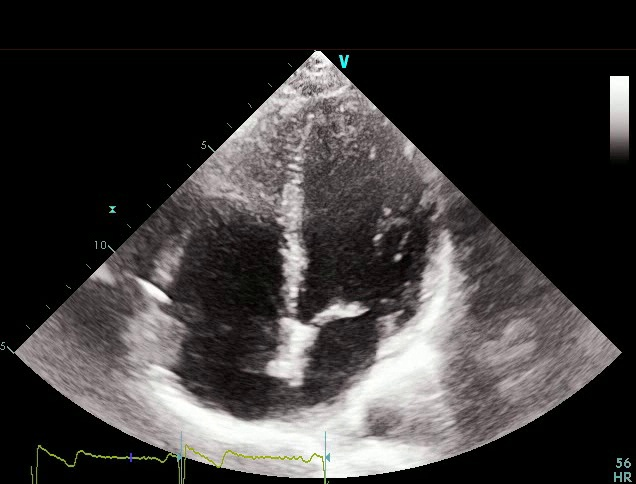
#> input picture base images/test_screenshot_2018.jpg, 636 x 484 px
$ python detect.py
#> lines starting #> are read from the running program, lines starting #| are printed output that depends on the picture; after the words box and inside, x2 and y2 are one past the last pixel; in counts of white or black regions, pixels touching at a corner belong together
#> in main, img2018 is the input picture: shape (484, 636, 3); mean B, G, R 56, 56.3, 59.1
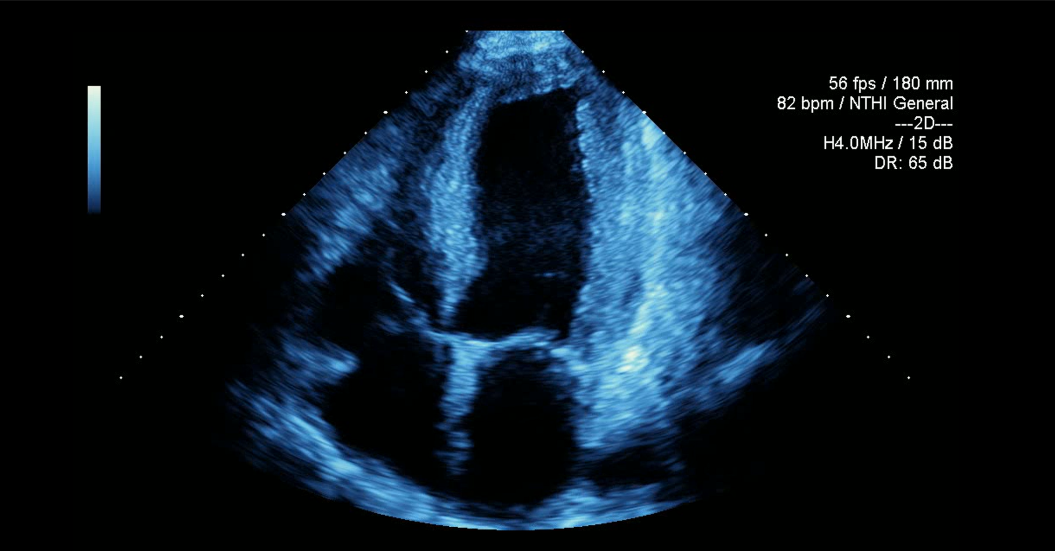
#> input picture base images/test_screenshot_2019.png, 2109 x 1101 px (shown at 1/2 size)
#> in main, img2019 is the input picture: shape (1101, 2109, 3); mean B, G, R 31.9, 22.2, 10.9
import cv2
import numpy as np


# [68 lines left out: functions filter_contour_by_angle, approx_contour, convex_hull, hough_line_detection, hough_circle_detection, not called in this run]

def is_contour_closed(contour):
    """ Check if the contour is closed by checking if the start is the same as the end."""
    return np.array_equal(contour[0], contour[-1])

def detect(img):
    # read the image
    gray = cv2.cvtColor(img, cv2.COLOR_BGR2GRAY)

    # 1. Gaussian blur
    blurred = cv2.GaussianBlur(gray, (5, 5), 0)

    # 2. Canny edge detection
    edges = cv2.Canny(blurred, 100, 120)
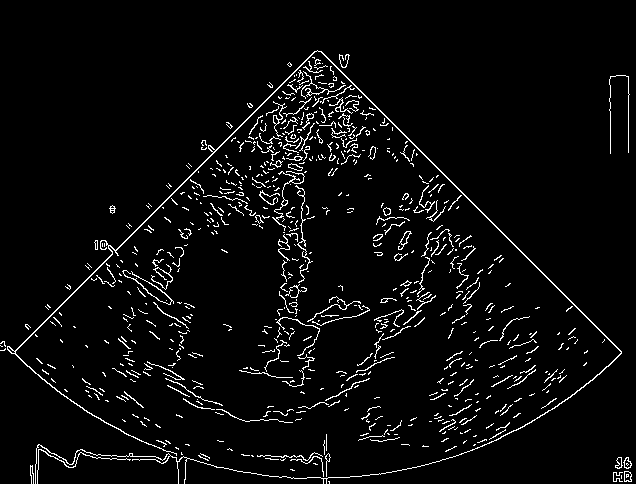
#> edges: shape (484, 636); 4.3% white in thin lines or dots, all inside (x1, y1, x2, y2) = (0, 50, 632, 484)

    # 3. dilate the edges
    kernel = np.ones((2, 2), np.uint8)
    dilated = cv2.dilate(edges, kernel, iterations=1)
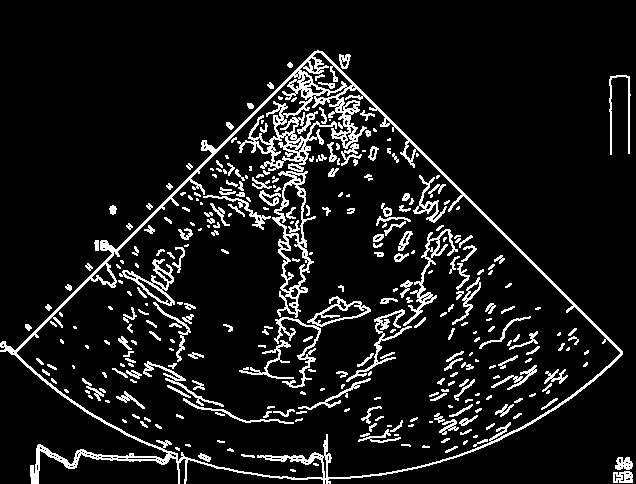
#> dilated: shape (484, 636); 9.4% white in thin lines or dots, all inside (x1, y1, x2, y2) = (0, 50, 633, 484)

    # for canny edge detected, use findContours to find the contours
    contours_normal, _ = cv2.findContours(edges, cv2.RETR_EXTERNAL, cv2.CHAIN_APPROX_SIMPLE)
#> contours_normal = 691 contours, 660 with area under 20; largest, box (x1, y1, x2, y2) and area: (7, 50, 622, 484) 914, (398, 231, 412, 250) 70, (624, 471, 632, 482) 63, (272, 171, 305, 231) 62, (623, 457, 632, 469) 56
    if contours_normal:
        # find the biggest contour
        c_normal = max(contours_normal, key=cv2.contourArea)
#> c_normal = contour of 931 points, box (x1, y1, x2, y2) (7, 50, 622, 484), area 914
    else:
        return

    contours_dilated, _ = cv2.findContours(dilated, cv2.RETR_EXTERNAL, cv2.CHAIN_APPROX_SIMPLE)
#> contours_dilated = 19 contours, 1 with area under 20; largest, box (x1, y1, x2, y2) and area: (0, 50, 623, 484) 147919, (613, 471, 633, 483) 184, (609, 75, 631, 155) 183, (615, 457, 633, 470) 150, (339, 54, 351, 69) 109
    if contours_dilated:
        # find the biggest contour
        c_dilated = max(contours_dilated, key=cv2.contourArea)
#> c_dilated = contour of 572 points, box (x1, y1, x2, y2) (0, 50, 623, 484), area 147919
    else:
        return

    # check if the contours are closed
    is_closed_normal = is_contour_closed(c_normal)
#> is_closed_normal = False
    is_closed_dilated = is_contour_closed(c_dilated)
#> is_closed_dilated = False
    print(f'Normal Contour is closed: {is_closed_normal}')
#| Normal Contour is closed: False
    print(f'Dilated Contour is closed: {is_closed_dilated}')
#| Dilated Contour is closed: False

    # generate a mask for the biggest contour
    mask = np.zeros_like(gray)
    mask2 = np.zeros_like(gray)
    cv2.fillPoly(mask, [c_normal], 255)
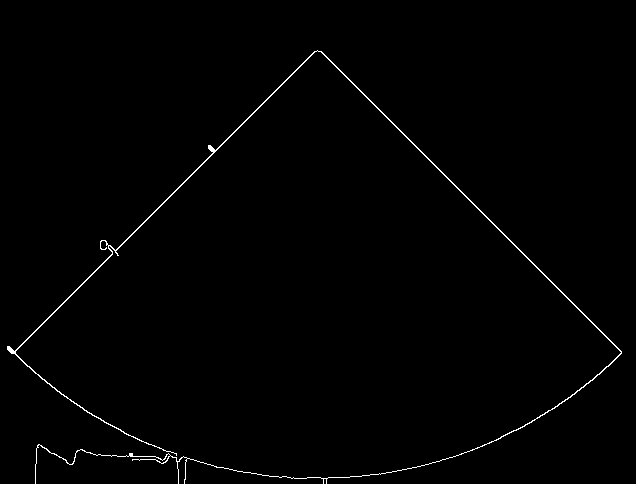
#> mask: shape (484, 636); 0.8% white in thin lines or dots, all inside (x1, y1, x2, y2) = (7, 50, 622, 484)
    cv2.fillPoly(mask2, [c_dilated], 255)
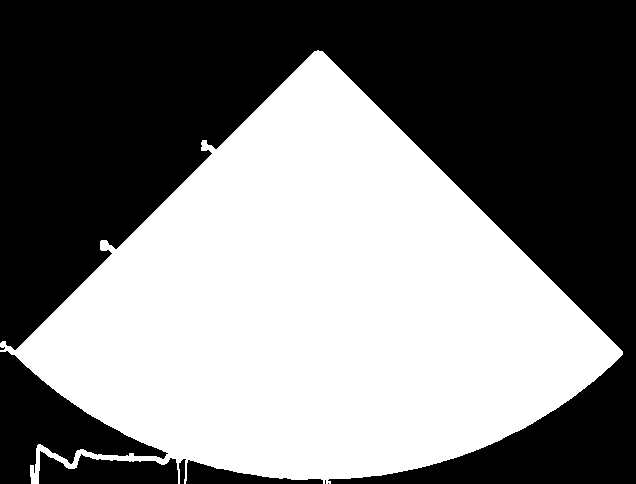
#> mask2: shape (484, 636); 48.3% white; 1 white region, box (x1, y1, x2, y2) and area: (0, 50, 623, 484) 148832
    cv2.imshow('Normal Contour', mask)
    cv2.imshow('Dilated Contour', mask2)

    # # 3. Hough line and circle detection
    # hough_line_detection(img)
    # hough_circle_detection(img)


    # show the edges detected
    cv2.imshow('Edges', edges)

    # # save the images
    # cv2.imwrite(f'./imgs/edges.jpg', edges)
    # cv2.imwrite(f'./imgs/detected.jpg', img)
    cv2.imwrite(f'./imgs/contour_normal.jpg', mask)
    cv2.imwrite(f'./imgs/contour_dilated.jpg', mask2)
    cv2.waitKey(0)
    cv2.destroyAllWindows()


def main():
    img2018 = cv2.imread('../../base images/test_screenshot_2018.jpg')
    img2019 = cv2.imread('../../base images/test_screenshot_2019.png')

    detect(img2018)
    # detect(img2019)

if __name__ == '__main__':
    main()
